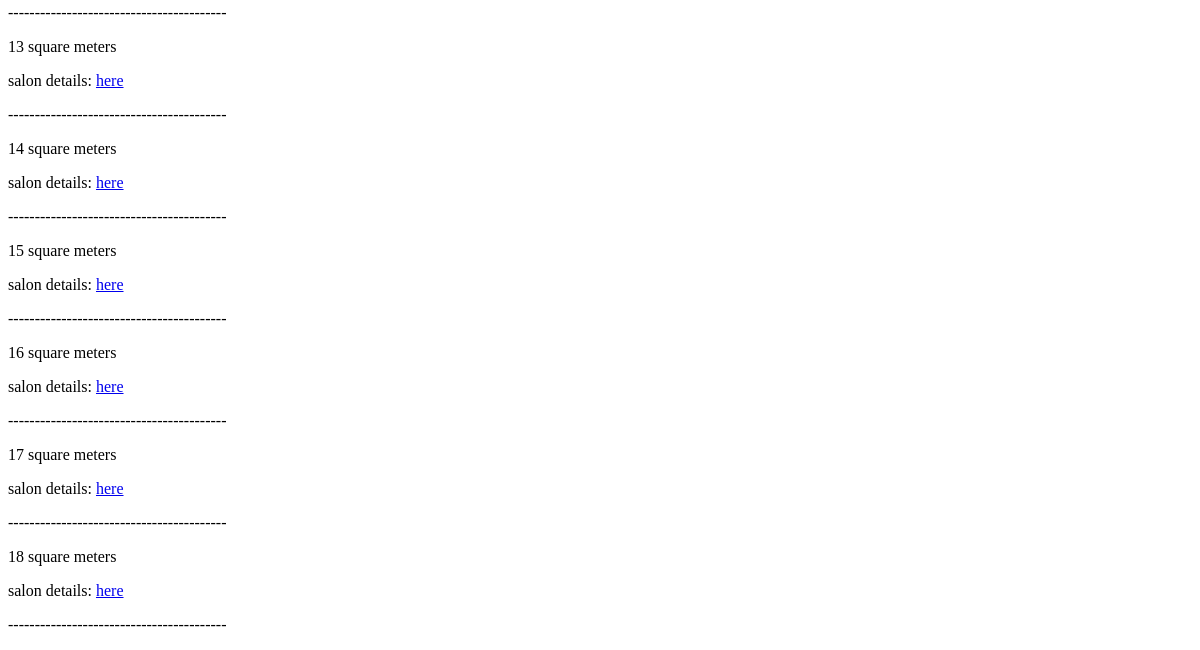
Before: /sportclub/salon/bannedsportclub/sportclub (signed in, lower part) with the older database file.
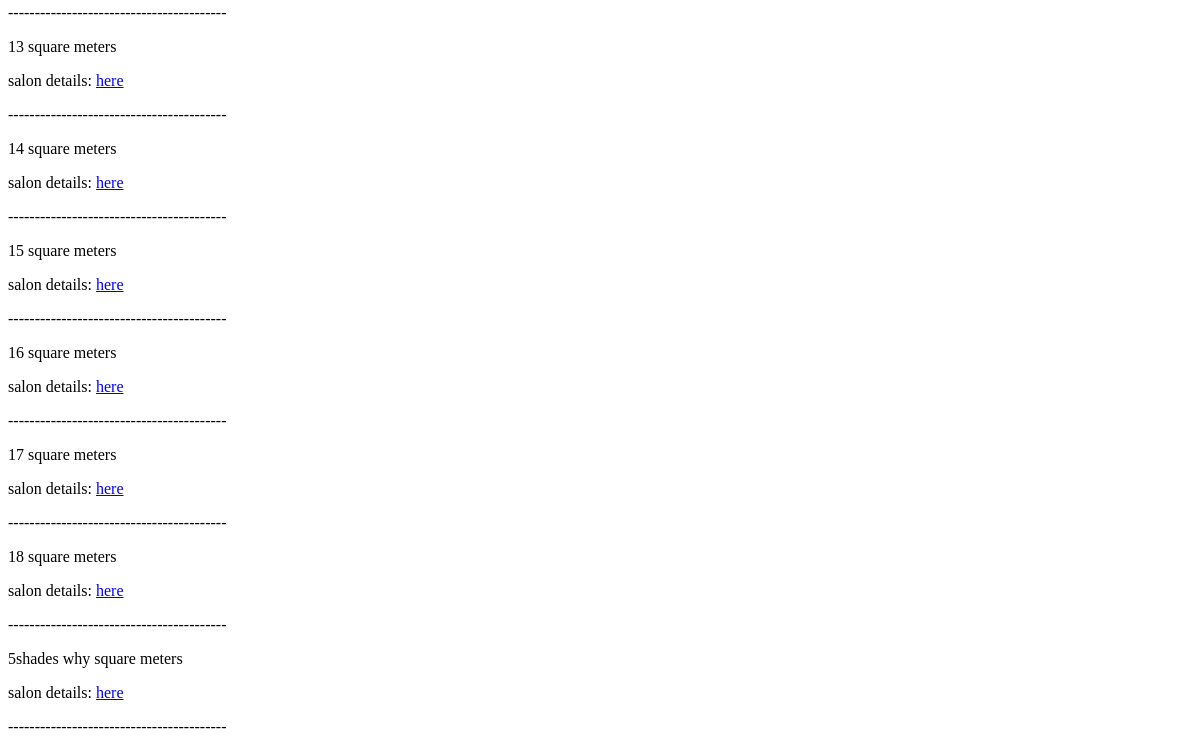
After: the same page with the newer database file.
### salon/models.py (models this page shows, shortened)
class SalonModel(models.Model):
    sportclub = models.ForeignKey(SportClubModel, on_delete = models.CASCADE,
                                  related_name = 'salons')
    is_confirmed = models.BooleanField(default = False,
                                       null = False)
    area = models.CharField(max_length=264, blank=False, null = False)#change to integer
    floor_type = models.CharField(max_length = 264, blank = True, null = True)
    locker = models.BooleanField(blank = False, null = False)
    drinking_water = models.BooleanField(blank = False, null = False)
    parking_area = models.BooleanField(blank = False, null = False)
    shower = models.PositiveIntegerField(blank = False, null = False)
    safe_keeping = models.BooleanField(blank = False, null = False)
    changing_room = models.PositiveIntegerField(blank = False, null = False)
    is_futsall = models.BooleanField(blank = False, null = False)
    is_volleyball = models.BooleanField(blank = False, null = False)
    is_football = models.BooleanField(blank = False, null = False)
    is_basketball = models.BooleanField(blank = False, null = False)
    def __str__(self):
        name = str(self.area)+' square meters'
        return name

### sportclub/views.py (the view)
# urls.py: path('salon/bannedsportclub/<slug:slug>',BannedSportClubExceptionView,
@login_required
@masteruser_required
def BannedSportClubExceptionView(request,slug):
    if request.user.is_masteruser:
        user_instance = get_object_or_404(UserModel, slug = slug)
        sportclub_instance = get_object_or_404(SportClubModel, user = user_instance)
        salon_instances = get_list_or_404(SalonModel, sportclub = sportclub_instance)
        return render(request,'sportclub/bannedsportclubexception.html',
                      {'sportclub_detail':sportclub_instance,
                       'salons':salon_instances})
    else:
        return HttpResponseRedirect(reverse('login'))

### sportclub/templates/sportclub/bannedsportclubexception.html (shortened to what this page needs)
<!DOCTYPE html>
<html lang="en" dir="ltr">
  <head>
  </head>
  <body>
      {% for salon in salons %}
      {{salon}}<br>
      <p>salon details: <a href="{% url 'salon:detail' pk=salon.pk %}">here</a> </p>
      <p>-----------------------------------------</p>
      {% endfor %}
  </body>
</html>

Changed rows visible on the page:
added SalonModel: area "5shades why square meters"
